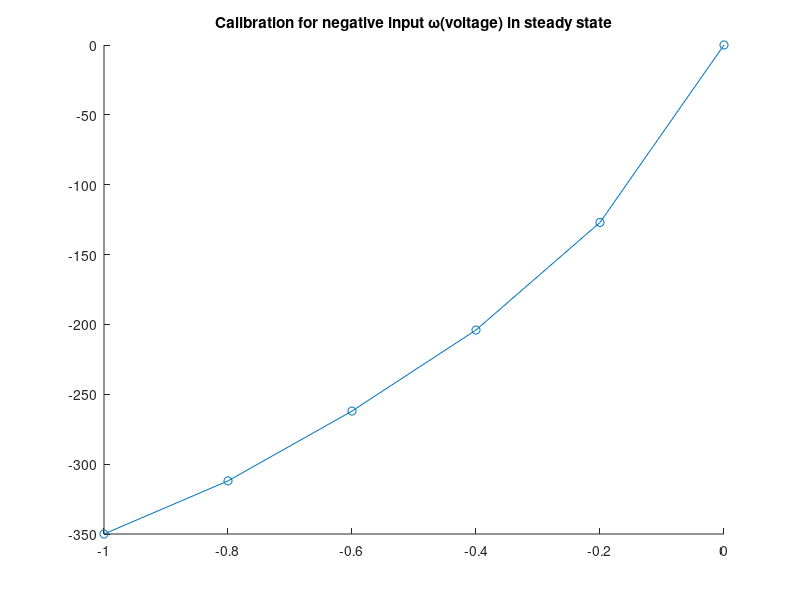
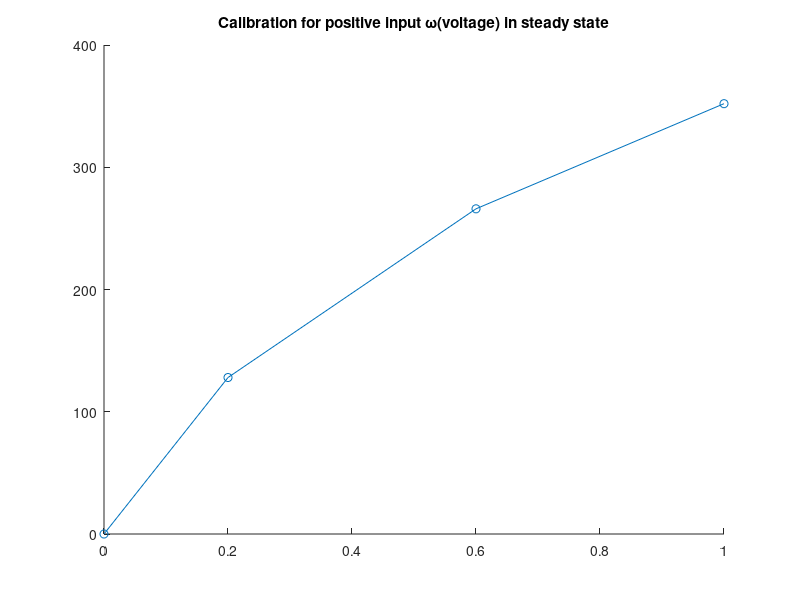
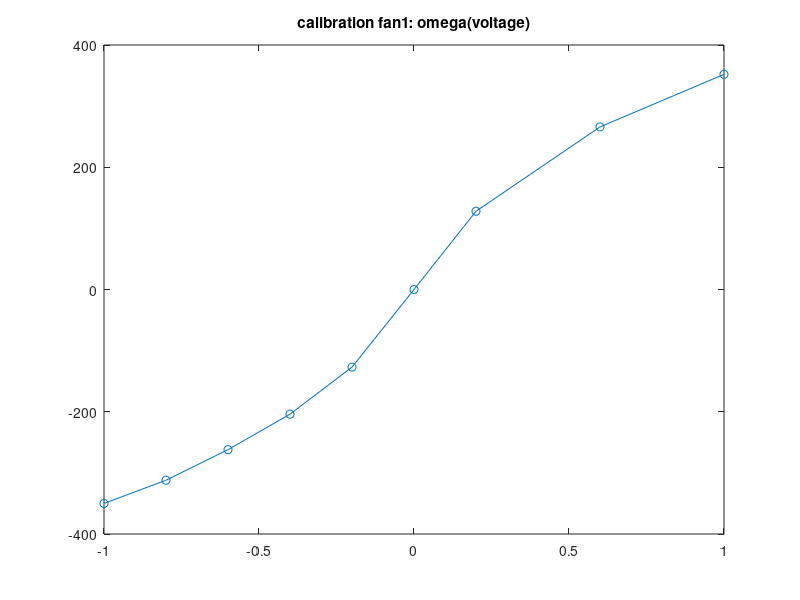
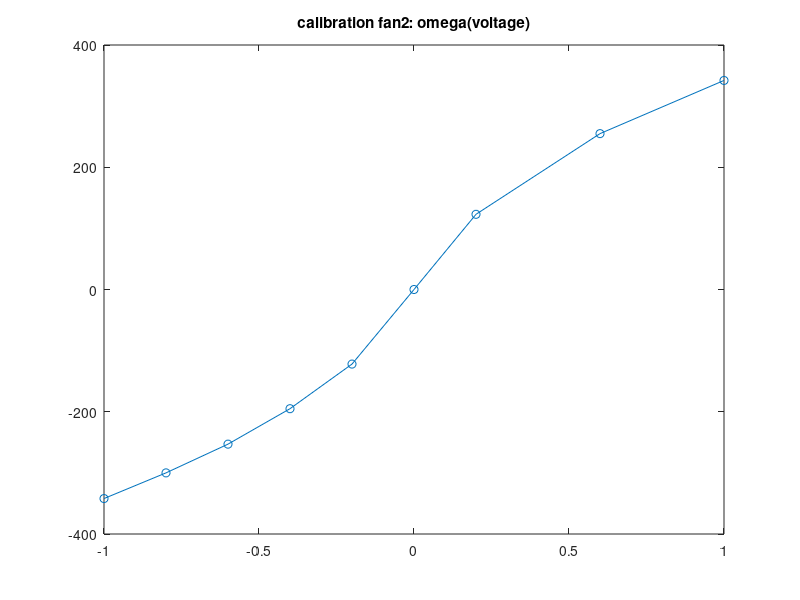

MATLAB code for these plots, in order:
clear all;
close all;
clc
%%

% negative iput
fan1_voltage__ = -[0, 0.2, 0.4, 0.6, 0.8, 1];
fan1_omega__ = [0, -127, -204, -262, -312, -350];

figure(1)
hold on;
plot(fan1_voltage__, fan1_omega__, '-o');

title('Calibration for negative input \omega(voltage) in steady state');
hold off;

fan1_voltage_n = -[-1, -0.6, -0.2, 0];
fan1_omega_n = [352, 266, 128, 0];

figure(2)
hold on;
plot(fan1_voltage_n, fan1_omega_n, '-o');

title('Calibration for positive input \omega(voltage) in steady state');
hold off;


% omega:
% radians/s 


%%
fan1_voltage = -[-1, -0.6, -0.2, 0, 0.2, 0.4, 0.6, 0.8, 1];
fan1_omega = [352, 266, 128, 0, -127, -204, -262, -312, -350];
figure;
plot(fan1_voltage, fan1_omega, '-o');
title('calibration fan1: omega(voltage)');

% output1, 2 radians, no calibration, constant offset measured for input
% 0,0 is ~0.04, ~0.02
% gain -> -351 fan_1, 

fan2_voltage = -[-1, -0.6, -0.2, 0, 0.2, 0.4, 0.6, 0.8, 1];
fan2_omega = [342, 255, 123, 0, -122, -195, -253, -300, -342];
figure;
plot(fan2_voltage, fan2_omega, '-o');
title('calibration fan2: omega(voltage)');

figure;
hold on;
plot(fan1_voltage, fan1_omega, '-o');
plot(fan2_voltage, fan2_omega, '-o');
title('comparison');
hold off;
